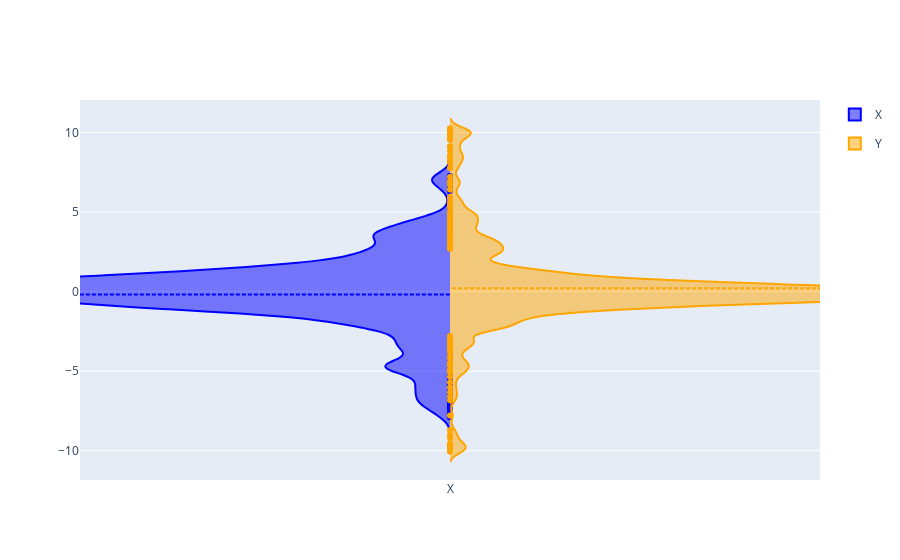

Write notebook code for a chart like this one.
### Code cell
show_violin_plot(df, 'ma_w_y')

### Figure 1 — Plotly figure (JSON) as saved in the notebook; plotly's stock layout.template omitted (floating-point values rounded to 4 significant figures; data arrays with more than 128 entries replaced by an {"elided": "..."} marker saying what was removed)
{"data": [{"legendgroup": "X", "line": {"color": "blue"}, "meanline": {"visible": true}, "name": "X", "scalegroup": "X", "side": "negative", "type": "violin", "x": {"elided": "743 str values"}, "y": {"elided": "743 float values"}}, {"legendgroup": "Y", "line": {"color": "orange"}, "meanline": {"visible": true}, "name": "Y", "scalegroup": "Y", "side": "positive", "type": "violin", "x": {"elided": "632 str values"}, "y": {"elided": "632 float values"}}], "layout": {"violingap": 0, "violinmode": "overlay"}}
